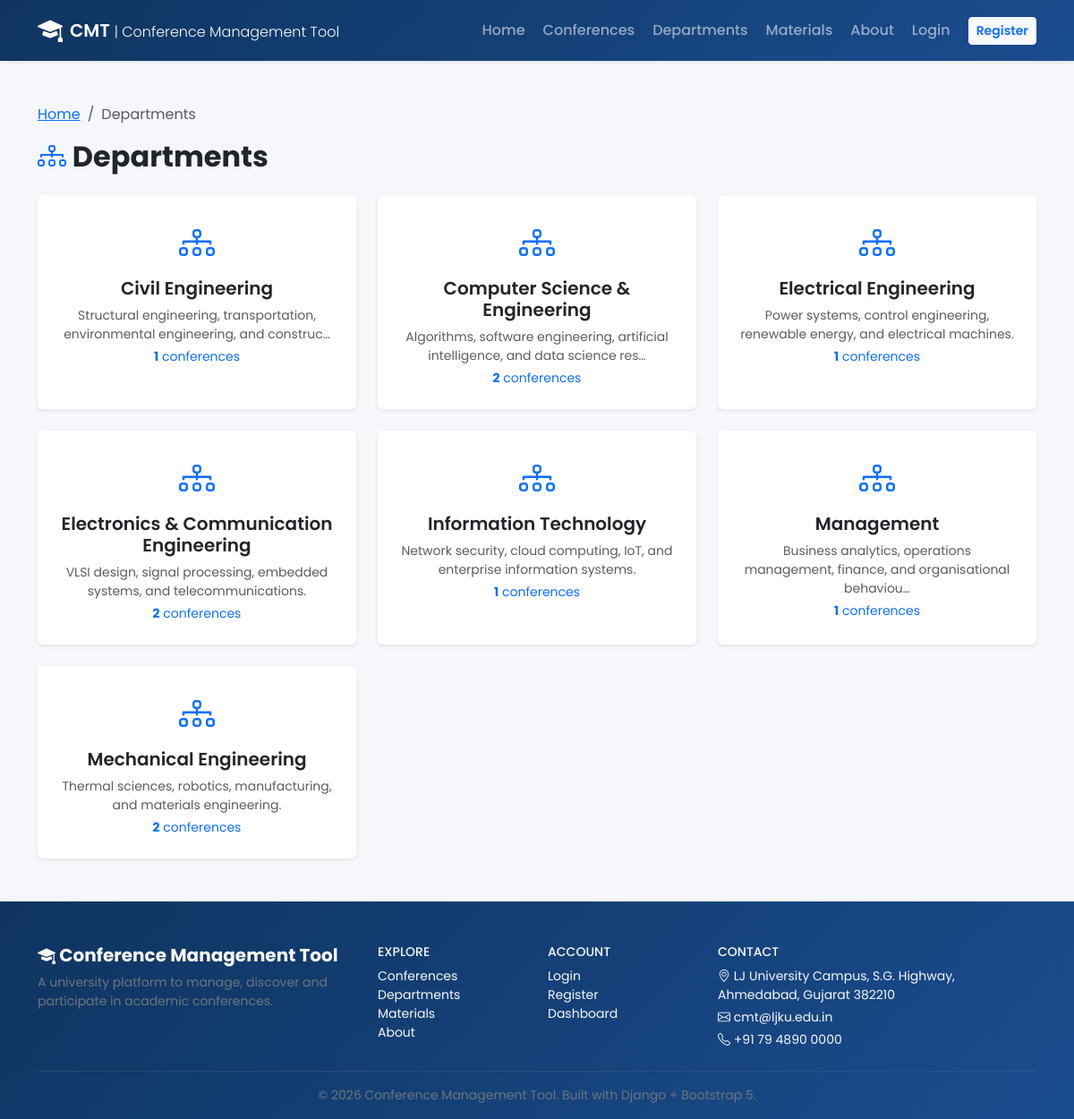
Screenshot of /departments/ with the database file from the repository.
### conferences/models.py (models this page shows, shortened)
class Department(models.Model):
    name = models.CharField(max_length=200, unique=True)
    description = models.TextField(blank=True)
    coordinator = models.ForeignKey(
        User,
        on_delete=models.SET_NULL,
        null=True,
        blank=True,
        related_name='coordinated_departments',
    )
    created_at = models.DateTimeField(auto_now_add=True)
    class Meta:
        ordering = ['name']
    @property
    def conference_count(self):
        return self.conferences.count()

### conferences/views.py (the view)
def department_list(request):
    departments = Department.objects.all()
    return render(request, 'conferences/department_list.html', {'departments': departments})

### accounts/context_processors.py (called while the page is built)
def profile_context(request):
    profile = None
    if request.user.is_authenticated:
        try:
            profile = request.user.profile
        except Profile.DoesNotExist:
            profile = None
    return {'user_profile': profile}

### templates/conferences/department_list.html (shortened to what this page needs)
{% extends 'base.html' %}
{% block content %}
<div class="container py-5">
    <nav aria-label="breadcrumb" class="mb-3">
        <ol class="breadcrumb">
            <li class="breadcrumb-item"><a href="{% url 'home' %}">Home</a></li>
            <li class="breadcrumb-item active">Departments</li>
        </ol>
    </nav>
    <div class="d-flex justify-content-between align-items-center mb-4">
        <h2 class="fw-bold mb-0"><i class="bi bi-diagram-3 text-primary"></i> Departments</h2>
    </div>
    <div class="row g-4">
        {% for d in departments %}
        <div class="col-md-6 col-lg-4">
            <a href="{% url 'department_detail' pk=d.pk %}" class="text-decoration-none">
                <div class="card h-100 shadow-sm border-0 department-card text-center">
                    <div class="card-body p-4">
                        <i class="bi bi-diagram-3 fs-1 text-primary"></i>
                        <h5 class="fw-semibold mt-2 text-dark">{{ d.name }}</h5>
                        <p class="small text-muted mb-1">{{ d.description|truncatechars:80 }}</p>
                        <p class="small text-primary mb-0"><strong>{{ d.conference_count }}</strong> conferences</p>
                    </div>
                </div>
            </a>
        </div>
        {% empty %}
        <div class="col-12 text-center text-muted py-5"><i class="bi bi-inbox fs-1 d-block mb-2"></i>No departments yet.</div>
        {% endfor %}
    </div>
</div>
{% endblock %}

### static/css/style.css (style rules this page uses)
:root { --cmt-primary: #1a4d8f; --cmt-primary-dark: #0f3460; --cmt-accent: #2d6a4f; --cmt-light: #f8f9fa; }
body { font-family: 'Poppins', sans-serif; background-color: #f5f7fa; }
.department-card { transition: transform 0.2s, box-shadow 0.2s; }

### rows the page displays
Department: name "Civil Engineering", description "Structural engineering, transportation, environmental engineering, and construc…", conference_count "1"
Department: name "Computer Science & Engineering", description "Algorithms, software engineering, artificial intelligence, and data science res…", conference_count "2"
Department: name "Electrical Engineering", description "Power systems, control engineering, renewable energy, and electrical machines.", conference_count "1"
Department: name "Electronics & Communication Engineering", description "VLSI design, signal processing, embedded systems, and telecommunications.", conference_count "2"
Department: name "Information Technology", description "Network security, cloud computing, IoT, and enterprise information systems.", conference_count "1"
Department: name "Management", description "Business analytics, operations management, finance, and organisational behaviou…", conference_count "1"
Department: name "Mechanical Engineering", description "Thermal sciences, robotics, manufacturing, and materials engineering.", conference_count "2"
